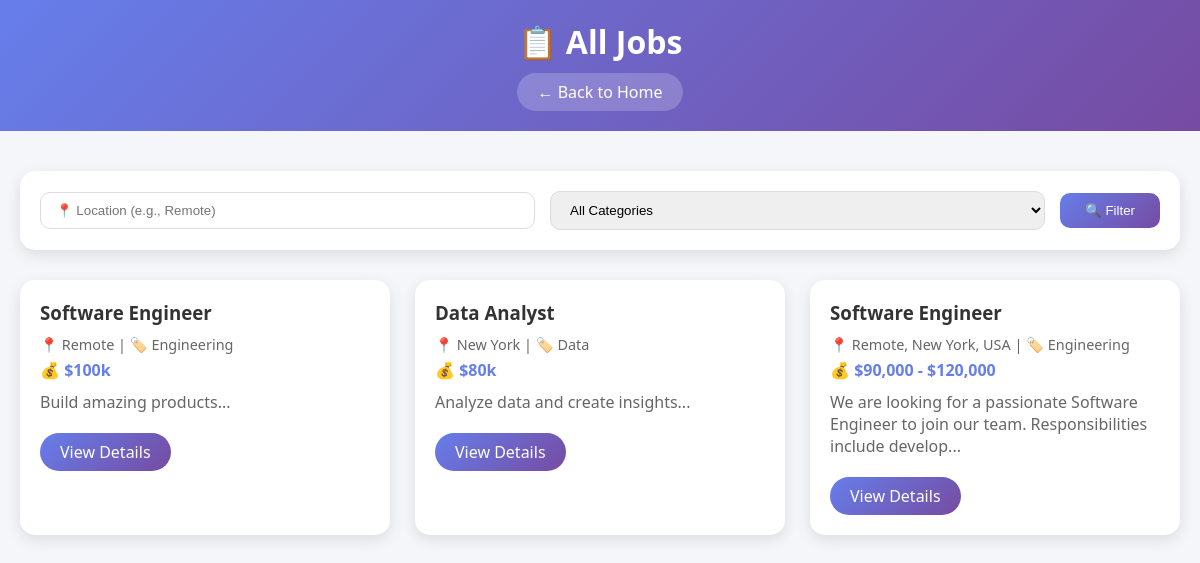
Page /jobs on the committed database.
### models.py (models this page shows)
class Job(db.Model):
    id = db.Column(db.Integer, primary_key=True)
    title = db.Column(db.String(100), nullable=False)
    description = db.Column(db.Text, nullable=False)
    location = db.Column(db.String(100), nullable=False)
    salary = db.Column(db.String(50))
    category = db.Column(db.String(50))
    posted_date = db.Column(db.DateTime, default=datetime.utcnow)
    employer_id = db.Column(db.Integer, db.ForeignKey('employer.id'))
    applications = db.relationship('Application', backref='job', lazy=True)

### app.py (the view)
@app.route('/jobs')
def jobs():
    category = request.args.get('category')
    location = request.args.get('location')
    query = Job.query
    if category:
        query = query.filter_by(category=category)
    if location:
        query = query.filter(Job.location.contains(location))
    jobs = query.all()
    return render_template('jobs.html', jobs=jobs, category=category, location=location)

### templates/jobs.html (shortened to what this page needs)
<!DOCTYPE html>
<html lang="en">
<head>
</head>
<body>
    <div class="navbar">
        <h1>📋 All Jobs</h1>
        <a href="/">← Back to Home</a>
    </div>
    <div class="container">
        <div class="filters">
            <form method="GET" action="/jobs">
                <input type="text" name="location" placeholder="📍 Location (e.g., Remote)" value="{{ location or '' }}">
                <select name="category">
                    <option value="">All Categories</option>
                </select>
                <button type="submit">🔍 Filter</button>
            </form>
        </div>
        <div class="jobs-grid">
            {% if jobs %}
                {% for job in jobs %}
                <div class="job-card">
                    <h3>{{ job.title }}</h3>
                    <div class="meta">📍 {{ job.location }} | 🏷️ {{ job.category }}</div>
                    <div class="salary">💰 {{ job.salary }}</div>
                    <p style="color: #666; margin: 10px 0;">{{ job.description[:100] }}...</p>
                    <a href="/job/{{ job.id }}" class="btn">View Details</a>
                </div>
                {% endfor %}
            {% else %}
                <div class="no-jobs">😕 No jobs found matching your criteria.</div>
            {% endif %}
        </div>
    </div>
</body>
</html>

### templates/jobs.html (style rules this page uses)
* { margin: 0; padding: 0; box-sizing: border-box; }
body { font-family: 'Segoe UI', Tahoma, Geneva, Verdana, sans-serif; background: #f5f6fa; }
.navbar { background: linear-gradient(135deg, #667eea 0%, #764ba2 100%); color: white; padding: 20px; text-align: center; }
.navbar h1 { font-size: 2rem; }
.navbar a { color: white; text-decoration: none; margin-top: 10px; display: inline-block; padding: 8px 20px; background: rgba(255,255,255,0.2); border-radius: 25px; }
.container { max-width: 1200px; margin: 40px auto; padding: 0 20px; }
.filters { background: white; border-radius: 15px; padding: 20px; margin-bottom: 30px; box-shadow: 0 5px 15px rgba(0,0,0,0.1); }
.filters form { display: flex; flex-wrap: wrap; gap: 15px; align-items: center; }
.filters input, .filters select { padding: 10px 15px; border: 1px solid #ddd; border-radius: 10px; flex: 1; min-width: 150px; }
.filters button { padding: 10px 25px; background: linear-gradient(135deg, #667eea 0%, #764ba2 100%); color: white; border: none; border-radius: 10px; cursor: pointer; }
.jobs-grid { display: grid; grid-template-columns: repeat(auto-fill, minmax(300px, 1fr)); gap: 25px; }
.job-card { background: white; border-radius: 15px; padding: 20px; box-shadow: 0 5px 15px rgba(0,0,0,0.1); transition: 0.3s; }
.job-card h3 { color: #333; margin-bottom: 10px; }
.job-card .meta { color: #666; font-size: 0.9rem; margin: 5px 0; }
.job-card .salary { color: #667eea; font-weight: bold; }
.btn { display: inline-block; padding: 8px 20px; background: linear-gradient(135deg, #667eea 0%, #764ba2 100%); color: white; text-decoration: none; border-radius: 25px; margin-top: 10px; }

### rows in the picture
Job: title "Software Engineer", location "Remote", category "Engineering", salary "$100k", description "Build amazing products"
Job: title "Data Analyst", location "New York", category "Data", salary "$80k", description "Analyze data and create insights"
Job: title "Software Engineer", location "Remote, New York, USA", category "Engineering", salary "$90,000 - $120,000", description "We are looking for a passionate Software Engineer to join our team. Responsibilities include develop"
